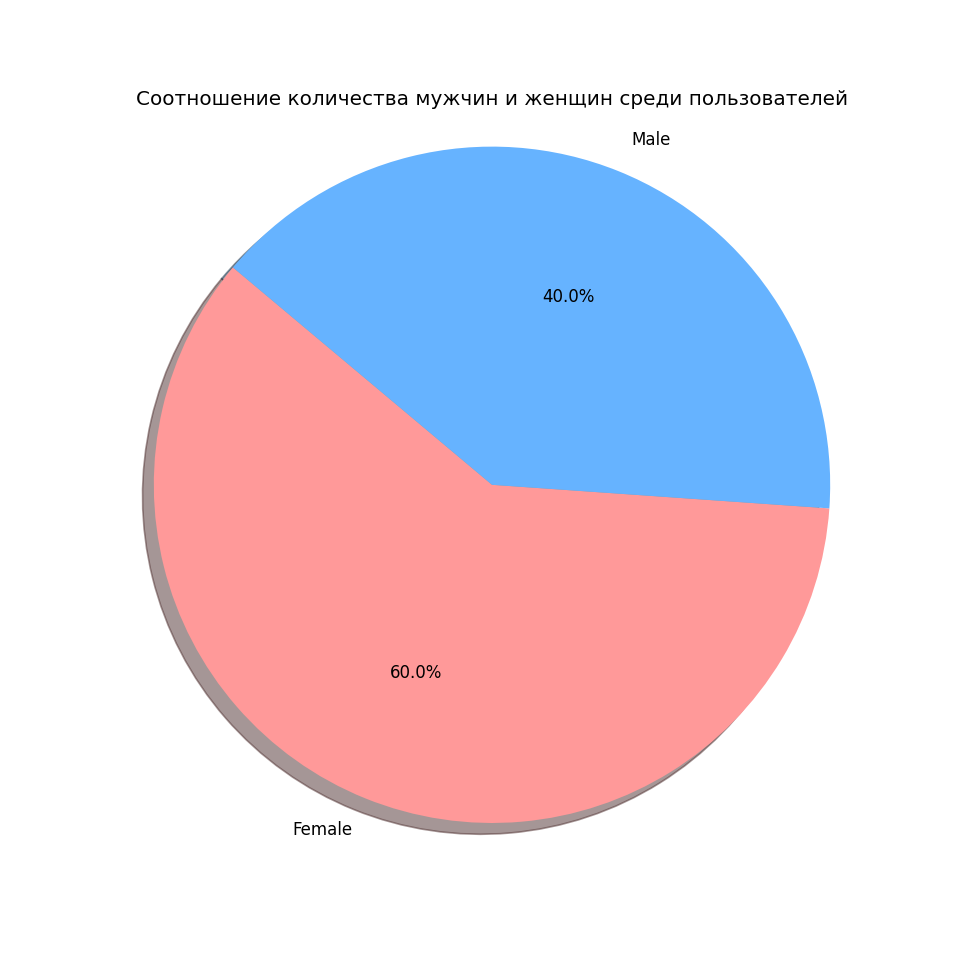

This chart was generated by the following Python code:
import sqlite3
import matplotlib.pyplot as plt
import os

# Подключение к базе данных
db_path = 'database.db'
if not os.path.exists(db_path):
    print(f"Ошибка: файл {db_path} не найден!")
    exit(1)

conn = sqlite3.connect(db_path)
cursor = conn.cursor()

# 1. Получаем данные о поле пользователей
print("Загрузка данных о поле пользователей...")
cursor.execute("SELECT gender, COUNT(*) as count FROM Users WHERE gender IS NOT NULL GROUP BY gender")
gender_data = cursor.fetchall()

if not gender_data:
    print("В таблице Users нет данных о поле пользователей!")
    exit(1)

# Формируем списки для графика
labels = [row[0] for row in gender_data]
sizes = [row[1] for row in gender_data]
colors = ['#ff9999','#66b3ff','#99ff99','#ffcc99'] # Цветовая палитра

# Вывод статистики в консоль
print(f"\n👥 СООТНОШЕНИЕ ПОЛА")
print(f"-----------------------------------")
for label, count in zip(labels, sizes):
    print(f"{label}: {count}")
print(f"-----------------------------------")

# 2. Построение круговой диаграммы
print("Генерация круговой диаграммы...")
plt.figure(figsize=(8, 8))
plt.pie(sizes, labels=labels, autopct='%1.1f%%', startangle=140, colors=colors[:len(labels)], shadow=True)

plt.title('Соотношение количества мужчин и женщин среди пользователей')
plt.axis('equal') # Равные пропорции для круга

# Сохраняем график
output_file = 'gender_ratio.png'
plt.savefig(output_file, dpi=120)
print(f"График сохранен в файл: {output_file}")

conn.close()
